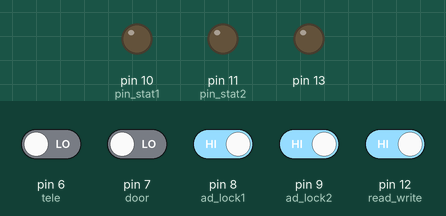
This sketch was run on a simulated Arduino Uno, built with avr-gcc and run on an emulated ATmega328P. Shown: output pins drawn as LEDs (lit = HIGH). The inputs (shaded band) are chosen by the test bench; at power-on: pin 8 (ad_lock1), pin 9 (ad_lock2), pin 12 (read_write) HIGH, pin 6 (tele), pin 7 (door) LOW.

Above: at 1.2 s.
1.3 s: pin 6 (tele) driven HIGH
At 2.2 s:
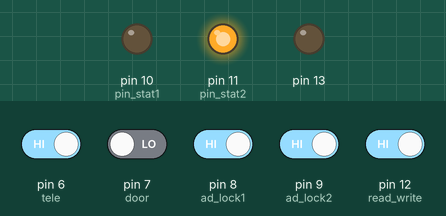
2.8 s: pin 7 (door) driven HIGH
At 3.3 s:
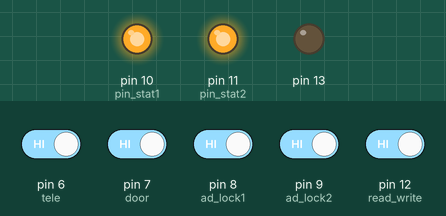
4.3 s: pin 6 (tele) driven LOW
At 5.5 s:
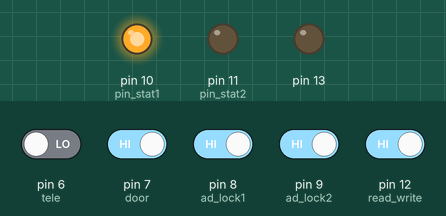
5.8 s: pin 7 (door) driven LOW
At 6.8 s:
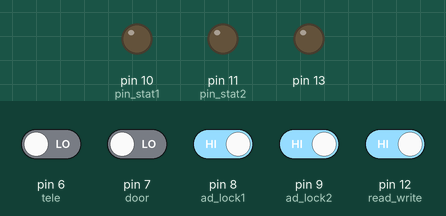
7.3 s: pin 6 (tele) driven HIGH and pin 7 (door) driven HIGH and pin 8 (ad_lock1) driven LOW and pin 9 (ad_lock2) driven LOW and pin 12 (read_write) driven LOW
At 7.9 s:
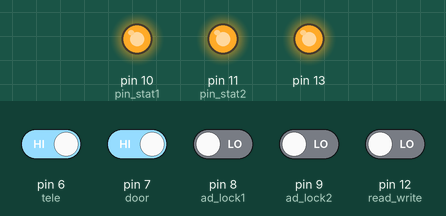
8.8 s: pin 6 (tele) driven LOW
At 9.1 s:
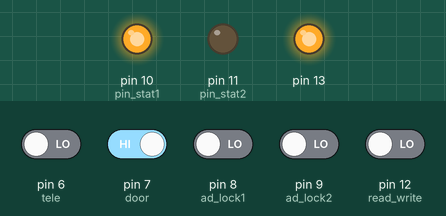
Timing chart, 0 to 11.3 s (numbered marks = the images above; inputs shaded):
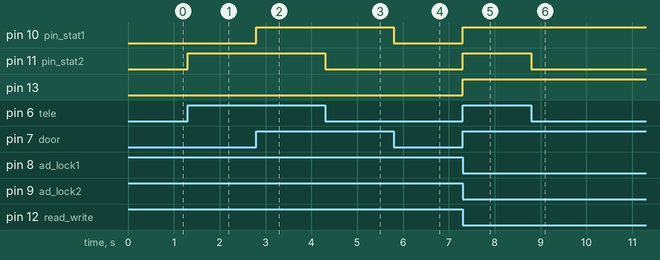

The sketch:

sketch_oct5b.ino
```cpp
//скетч для унки
short ad_lock1 = 8; // 8 - младший бит, 9 - старший бит
short ad_lock2 = 9;
short pin_stat1 = 10; // 10 - младший, 11 - старший
short pin_stat2 = 11;
short read_write = 12;

int adress1 = 0;
int adress2 = 0;
int inf1 = 0;
int inf2 = 0;

int tele = 6;
int door = 7;

int read_write_state = 0;

void setup() {
  // put your setup code here, to run once:
  pinMode(ad_lock1, INPUT_PULLUP);
  pinMode(ad_lock2, INPUT_PULLUP);
  pinMode(read_write, INPUT_PULLUP);

  pinMode(pin_stat1, OUTPUT);
  pinMode(pin_stat2, OUTPUT);

  pinMode(tele, INPUT);
  pinMode(door, INPUT);
  pinMode(13, OUTPUT);
  Serial.begin(9600);
}


void loop() {
  adress1 = digitalRead(ad_lock1);
  adress2 = digitalRead(ad_lock2);
  read_write_state = digitalRead(read_write);

  if(adress1 == 0 && adress2 == 0 && read_write_state == 0){
    digitalWrite(13, 1);
  }
  else{
    digitalWrite(13, 0);
  }

  digitalWrite(pin_stat2, digitalRead(tele));
  digitalWrite(pin_stat1, digitalRead(door));

}
```

Measured:
- after the input at 1.3 s, pin 11 (pin_stat2): LOW → HIGH at once
- after the input at 2.8 s, pin 10 (pin_stat1): LOW → HIGH at once
- after the input at 4.3 s, pin 11 (pin_stat2): HIGH → LOW at once
- after the input at 5.8 s, pin 10 (pin_stat1): HIGH → LOW at once
- after the input at 7.3 s, pin 10 (pin_stat1), pin 11 (pin_stat2), pin 13: LOW → HIGH at once
- after the input at 8.8 s, pin 11 (pin_stat2): HIGH → LOW at once
